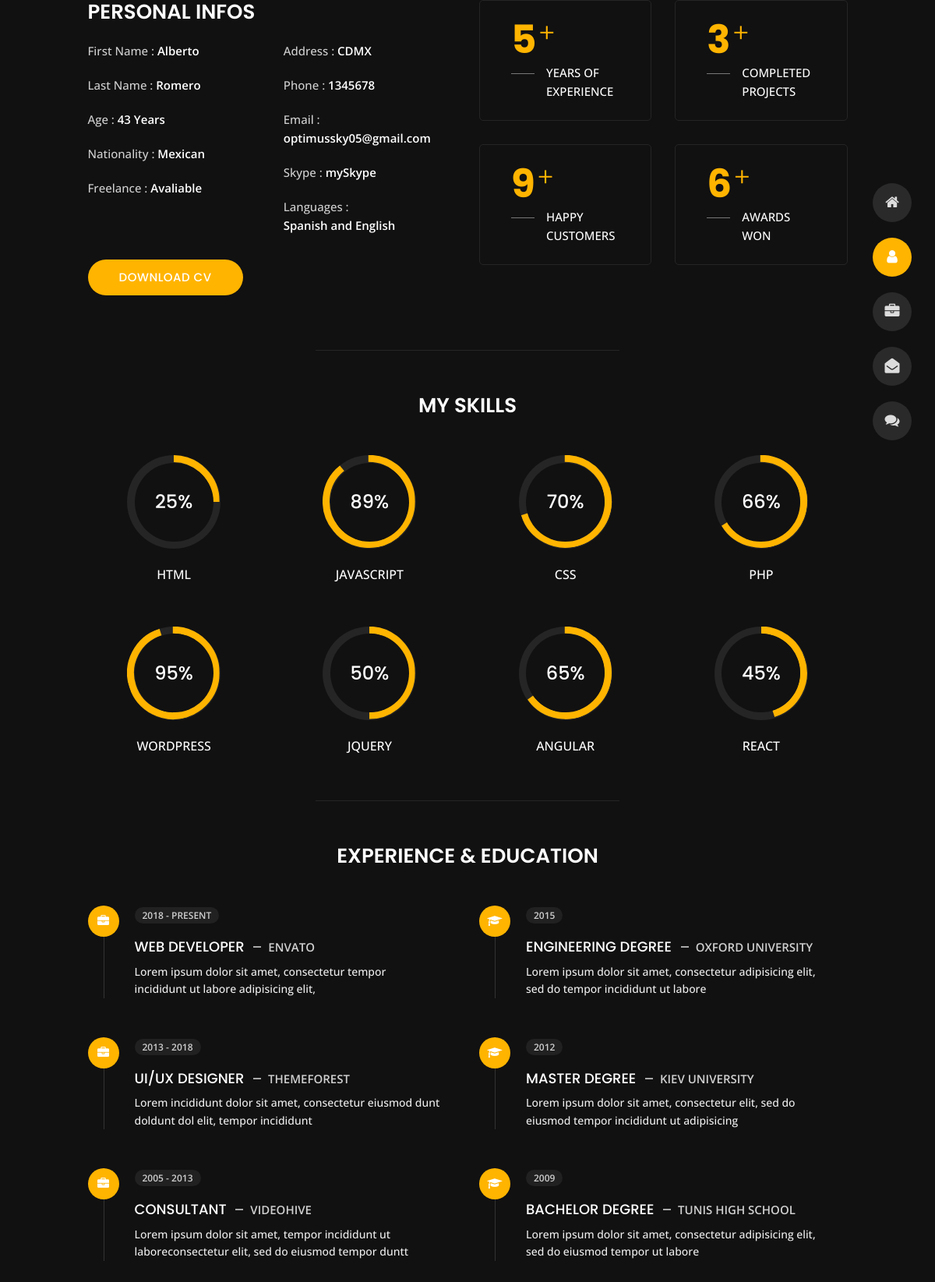
The page /about/ on the database its author committed.
### resume/models.py (models this page shows, shortened)
class Resume(models.Model):
    First_Name = models.CharField(max_length=30)
    Last_Name = models.CharField(max_length=30)
    Age = models.CharField(max_length=30)
    Nacionality = models.CharField(max_length=30)
    Freelance = models.CharField(max_length=30, default='Avaliable')
    Address = models.CharField(max_length=30)
    Phone = models.CharField(max_length=12)
    Email = models.CharField(max_length=30)
    Skype = models.CharField(max_length=30)
    Languages = models.CharField(max_length=30)

### resume/views.py (the view)
# urls.py: path('about/', views.about, name='about-de-mis-amores'),
def about(request):
    resume = Resume.objects.get(pk=1)
    return render(request,'resume/about.html', {'resume':resume})

### resume/templates/resume/about.html (shortened to what this page needs)
{% extends "resume/base_2.html" %}
{% block content %}
<section class="main-content revealator-slideup revealator-once revealator-delay1">
    <div class="container">
        <div class="row">
            <div class="col-12 col-lg-5 col-xl-6">
                <div class="row">
                    <div class="col-12">
                        <h3 class="text-uppercase custom-title mb-0 ft-wt-600">personal infos</h3>
                    </div>
                    <div class="col-6">
                        <ul class="about-list list-unstyled open-sans-font">
                            <li> <span class="title">first name :</span> <span class="value d-block d-sm-inline-block d-lg-block d-xl-inline-block">{{resume.First_Name}}</span> </li>
                            <li> <span class="title">last name :</span> <span class="value d-block d-sm-inline-block d-lg-block d-xl-inline-block">{{resume.Last_Name}}</span> </li>
                            <li> <span class="title">Age :</span> <span class="value d-block d-sm-inline-block d-lg-block d-xl-inline-block">{{resume.Age}} Years</span> </li>
                            <li> <span class="title">Nationality :</span> <span class="value d-block d-sm-inline-block d-lg-block d-xl-inline-block">{{resume.Nacionality}}</span> </li>
                            <li> <span class="title">Freelance :</span> <span class="value d-block d-sm-inline-block d-lg-block d-xl-inline-block">{{resume.Freelance}}</span> </li>
                        </ul>
                    </div>
                    <div class="col-6">
                        <ul class="about-list list-unstyled open-sans-font">
                            <li> <span class="title">Address :</span> <span class="value d-block d-sm-inline-block d-lg-block d-xl-inline-block">{{resume.Address}}</span> </li>
                            <li> <span class="title">phone :</span> <span class="value d-block d-sm-inline-block d-lg-block d-xl-inline-block">{{resume.Phone}}</span> </li>
                            <li> <span class="title">Email :</span> <span class="value d-block d-sm-inline-block d-lg-block d-xl-inline-block">{{resume.Email}}</span> </li>
                            <li> <span class="title">Skype :</span> <span class="value d-block d-sm-inline-block d-lg-block d-xl-inline-block">{{resume.Skype}}</span> </li>
                            <li> <span class="title">Languages :</span> <span class="value d-block d-sm-inline-block d-lg-block d-xl-inline-block">{{resume.Languages}}</span> </li>
                        </ul>
                    </div>
                    <div class="col-12 mt-3">
                        <a href="about.html" class="btn btn-download">Download CV</a>
                    </div>
                </div>
            </div>
            <div class="col-12 col-lg-7 col-xl-6 mt-5 mt-lg-0">
                <div class="row">
                    <div class="col-6">
                        <div class="box-stats with-margin">
                            <h3 class="poppins-font position-relative">5</h3>
                            <p class="open-sans-font m-0 position-relative text-uppercase">years of <span class="d-block">experience</span></p>
                        </div>
                    </div>
                    <div class="col-6">
                        <div class="box-stats with-margin">
                            <h3 class="poppins-font position-relative">3</h3>
                            <p class="open-sans-font m-0 position-relative text-uppercase">completed <span class="d-block">projects</span></p>
                        </div>
                    </div>
                    <div class="col-6">
                        <div class="box-stats">
                            <h3 class="poppins-font position-relative">9</h3>
                            <p class="open-sans-font m-0 position-relative text-uppercase">Happy<span class="d-block">customers</span></p>
                        </div>
                    </div>
                    <div class="col-6">
                        <div class="box-stats">
                            <h3 class="poppins-font position-relative">6</h3>
                            <p class="open-sans-font m-0 position-relative text-uppercase">awards <span class="d-block">won</span></p>
                        </div>
                    </div>
                </div>
            </div>
        </div>
        <hr class="separator">
        <div class="row">
            <div class="col-12">
                <h3 class="text-uppercase pb-4 pb-sm-5 mb-3 mb-sm-0 text-left text-sm-center custom-title ft-wt-600">My Skills</h3>
            </div>
            <div class="col-6 col-md-3 mb-3 mb-sm-5">
                <div class="c100 p25">
                    <span>25%</span>
                </div>
                <h6 class="text-uppercase open-sans-font text-center mt-2 mt-sm-4">html</h6>
            </div>
            <div class="col-6 col-md-3 mb-3 mb-sm-5">
                <div class="c100 p89">
                    <span>89%</span>
                </div>
                <h6 class="text-uppercase open-sans-font text-center mt-2 mt-sm-4">javascript</h6>
            </div>
            <div class="col-6 col-md-3 mb-3 mb-sm-5">
                <div class="c100 p70">
                    <span>70%</span>
                </div>
                <h6 class="text-uppercase open-sans-font text-center mt-2 mt-sm-4">css</h6>
            </div>
            <div class="col-6 col-md-3 mb-3 mb-sm-5">
                <div class="c100 p66">
                    <span>66%</span>
                </div>
                <h6 class="text-uppercase open-sans-font text-center mt-2 mt-sm-4">php</h6>
            </div>
            <div class="col-6 col-md-3 mb-3 mb-sm-5">
                <div class="c100 p95">
                    <span>95%</span>
                </div>
                <h6 class="text-uppercase open-sans-font text-center mt-2 mt-sm-4">wordpress</h6>
            </div>
            <div class="col-6 col-md-3 mb-3 mb-sm-5">
                <div class="c100 p50">
                    <span>50%</span>
                </div>
                <h6 class="text-uppercase open-sans-font text-center mt-2 mt-sm-4">jquery</h6>
            </div>
            <div class="col-6 col-md-3 mb-3 mb-sm-5">
                <div class="c100 p65">
                    <span>65%</span>
                </div>
                <h6 class="text-uppercase open-sans-font text-center mt-2 mt-sm-4">angular</h6>
            </div>
            <div class="col-6 col-md-3 mb-3 mb-sm-5">
                <div class="c100 p45">
                    <span>45%</span>
                </div>
                <h6 class="text-uppercase open-sans-font text-center mt-2 mt-sm-4">react</h6>
            </div>
        </div>
        <hr class="separator mt-1">
        <div class="row">
            <div class="col-12">
                <h3 class="text-uppercase pb-5 mb-0 text-left text-sm-center custom-title ft-wt-600">Experience <span>&</span> Education</h3>
            </div>
            <div class="col-lg-6 m-15px-tb">
                <div class="resume-box">
                    <ul>
                        <li>
                            <div class="icon">
                                <i class="fa fa-briefcase"></i>
                            </div>
                            <span class="time open-sans-font text-uppercase">2018 - Present</span>
                            <h5 class="poppins-font text-uppercase">Web Developer <span class="place open-sans-font">Envato</span></h5>
                            <p class="open-sans-font">Lorem ipsum dolor sit amet, consectetur tempor incididunt ut labore adipisicing elit, </p>
                        </li>
                        <li>
                            <div class="icon">
                                <i class="fa fa-briefcase"></i>
                            </div>
                            <span class="time open-sans-font text-uppercase">2013 - 2018</span>
                            <h5 class="poppins-font text-uppercase">UI/UX Designer <span class="place open-sans-font">Themeforest</span></h5>
                            <p class="open-sans-font">Lorem incididunt dolor sit amet, consectetur eiusmod dunt doldunt dol elit, tempor incididunt</p>
                        </li>
                        <li>
                            <div class="icon">
                                <i class="fa fa-briefcase"></i>
                            </div>
                            <span class="time open-sans-font text-uppercase">2005 - 2013</span>
                            <h5 class="poppins-font text-uppercase">Consultant <span class="place open-sans-font">Videohive</span></h5>
                            <p class="open-sans-font">Lorem ipsum dolor sit amet, tempor incididunt ut laboreconsectetur elit, sed do eiusmod tempor duntt</p>
                        </li>
                    </ul>
                </div>
            </div>
            <div class="col-lg-6 m-15px-tb">
                <div class="resume-box">
                    <ul>
                        <li>
                            <div class="icon">
                                <i class="fa fa-graduation-cap"></i>
                            </div>
                            <span class="time open-sans-font text-uppercase">2015</span>
                            <h5 class="poppins-font text-uppercase">Engineering Degree <span class="place open-sans-font">Oxford University</span></h5>
                            <p class="open-sans-font">Lorem ipsum dolor sit amet, consectetur adipisicing elit, sed do tempor incididunt ut labore</p>
                        </li>
                        <li>
                            <div class="icon">
                                <i class="fa fa-graduation-cap"></i>
                            </div>
                            <span class="time open-sans-font text-uppercase">2012</span>
                            <h5 class="poppins-font text-uppercase">Master Degree <span class="place open-sans-font">Kiev University</span></h5>
                            <p class="open-sans-font">Lorem ipsum dolor sit amet, consectetur elit, sed do eiusmod tempor incididunt ut adipisicing</p>
                        </li>
                        <li>
                            <div class="icon">
                                <i class="fa fa-graduation-cap"></i>
                            </div>
                            <span class="time open-sans-font text-uppercase">2009</span>
                            <h5 class="poppins-font text-uppercase">Bachelor Degree <span class="place open-sans-font">Tunis High School</span></h5>
                            <p class="open-sans-font">Lorem ipsum dolor sit amet, consectetur adipisicing elit, sed do eiusmod tempor ut labore</p>
                        </li>
                    </ul>
                </div>
            </div>
        </div>
    </div>
</section>
{%endblock content%}

### resume/static/css/circle.css (style rules this page uses)
.c100 { position: relative; font-size: 120px; width: 1em; height: 1em; border-radius: 50%; float: left; margin: 0 0.1em 0.1em 0; background-color: #cccccc; }
.c100 *, .c100 *:before, .c100 *:after { -webkit-box-sizing: content-box; -moz-box-sizing: content-box; box-sizing: content-box; }
.c100 > span { position: absolute; width: 100%; z-index: 1; left: 0; top: 0; width: 5em; line-height: 5em; font-size: 0.2em; color: #cccccc; display: block; text-align: center; white-space: nowrap; -webkit-transition-property: all; -moz-transition-property: all; -o-transition-property: all; transition-property: all; -webkit-transition-duration: 0.2s; -moz-transition-duration: 0.2s; -o-transition-duration: 0.2s; transition-duration: 0.2s; -webkit-transition-timing-function: ease-out; -moz-transition-timing-function: ease-out; -o-transition-timing-function: ease-out; transition-timing-function: ease-out; }
.c100:after { position: absolute; top: 0.08em; left: 0.08em; display: block; content: " "; border-radius: 50%; background-color: #f5f5f5; width: 0.84em; height: 0.84em; -webkit-transition-property: all; -moz-transition-property: all; -o-transition-property: all; transition-property: all; -webkit-transition-duration: 0.2s; -moz-transition-duration: 0.2s; -o-transition-duration: 0.2s; transition-duration: 0.2s; -webkit-transition-timing-function: ease-in; -moz-transition-timing-function: ease-in; -o-transition-timing-function: ease-in; transition-timing-function: ease-in; }

### resume/static/css/skins/yellow.css (style rules this page uses)
.home h1, .about .box-stats h3, .title-section h1 span, #menu li.active a, body.light #menu li.active a, .blog .post-container:hover .post-content .entry-header h3 a, .blog .post-content .entry-header h3 a:hover, .contact .custom-span-contact i, .portfolio .slideshow figcaption h3, .portfolio .slideshow a, .portfolio .grid figure:hover figcaption, .blog-post .meta i { color: #ffb400; }
.about .resume-box .icon, .contact ul.social li a:hover, body.light.contact ul.social li a:hover, .preloader .loader, .blog .page-link:hover, .blog .page-item.active .page-link, body.light.blog .page-link:hover, body.light.blog .page-item.active .page-link, .portfolio .grid li figure div, .header ul.icon-menu li.icon-box.active, .header ul.icon-menu li.icon-box:hover, body.light .header ul.icon-menu li.icon-box.active, body.light .header ul.icon-menu li.icon-box:hover, .btn, .header .icon-box h2, .home .color-block, .title-section hr, .portfolio .slideshow .carousel-indicators li.active { background-color: #ffb400; }

### rows shown on the page
Resume: First_Name "Alberto", Last_Name "Romero", Age "43", Nacionality "Mexican", Freelance "Avaliable", Address "CDMX", Phone "1345678", Email "optimussky05@gmail.com", Skype "mySkype", Languages "Spanish and English"
